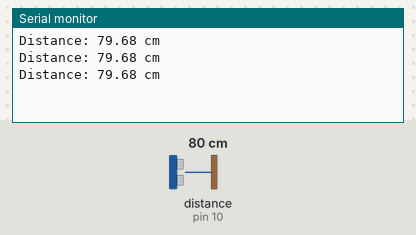
A sketch run on a simulated Arduino Uno, built with avr-gcc and run on an emulated ATmega328P. On the bench: the last lines printed to the serial monitor. Wiring (inferred from the names in the program): ultrasonic range finder: trigger pin 9; echo pin 10. Inputs (shaded band) come from the test bench; at power-on: distance to the obstacle (sensor on pin 10) 80 cm. The echo pulse lasts 58.3 µs per cm.

Above: at 1.3 s.
1.4 s: distance to the obstacle (sensor on pin 10) set to 2 cm
At 1.9 s:
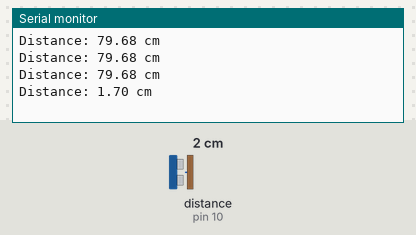
2.9 s: distance to the obstacle (sensor on pin 10) set to 4 cm
At 3.4 s:
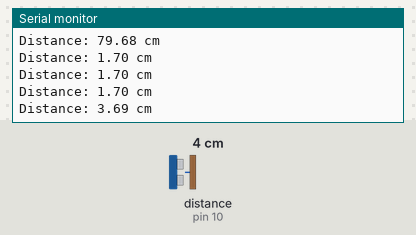
Timing chart, 0 to 5.9 s (numbered marks = the images above; inputs shaded):
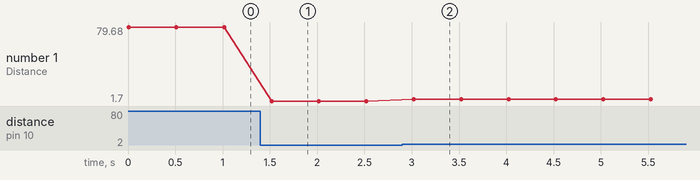

Measured:
- after the input at 1.4 s, the serial monitor: prints a new line after 0.12 s (image 1)
- after the input at 2.9 s, the serial monitor: prints a new line after 0.12 s (image 2)
- plotted number 1: 79.68 → 1.7 after the input at 1.4 s, 1.7 → 3.69 after the input at 2.9 s

The sketch:

task_1.1.4.ino
```cpp
const int trigPin = 9;
const int echoPin = 10;

void setup() {
  pinMode(trigPin, OUTPUT);
  pinMode(echoPin, INPUT);
  Serial.begin(9600);
}

void loop() {
  digitalWrite(trigPin, LOW);
  delayMicroseconds(5);
  digitalWrite(trigPin, HIGH);
  delayMicroseconds(10);
  digitalWrite(trigPin, LOW);

  long duration = pulseIn(echoPin, HIGH);
  float distance_cm = (duration * 0.0343) / 2;

  Serial.print("Distance: ");
  Serial.print(distance_cm);
  Serial.println(" cm");

  delay(500);
}
```
